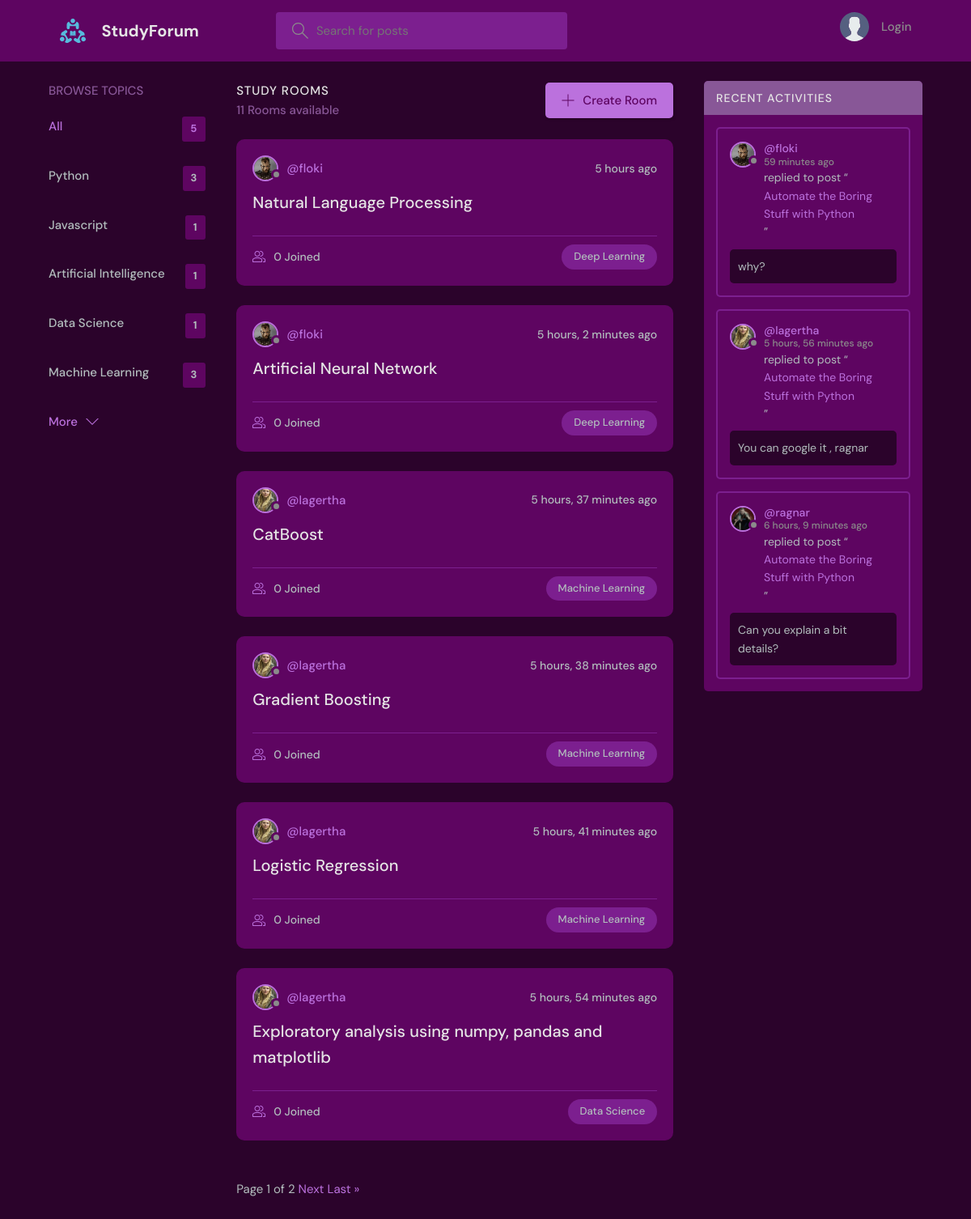
The page / on the database its author committed.
### base/models.py (models this page shows, shortened)
class Topic(models.Model):
    name = models.CharField(max_length=200)

class Room(models.Model):
    host = models.ForeignKey(User, on_delete=models.SET_NULL, null=True)
    topic = models.ForeignKey(Topic, on_delete=models.SET_NULL, null=True)
    name = models.CharField(max_length=200)
    description = models.TextField(null=True, blank=True)
    participants = models.ManyToManyField(
        User, related_name='participants', blank=True)
    updated = models.DateTimeField(auto_now=True)
    created = models.DateTimeField(auto_now_add=True)
    class Meta:
        ordering = ['-updated', '-created']
    def __str__(self):
        return self.name

class Message(models.Model):
    user = models.ForeignKey(User, on_delete=models.CASCADE)
    room = models.ForeignKey(Room, on_delete=models.CASCADE)
    body = models.TextField()
    updated = models.DateTimeField(auto_now=True)
    created = models.DateTimeField(auto_now_add=True)
    class Meta:
        ordering = ['-updated', '-created']

### user/models.py (models this page shows)
class CustomUser(AbstractUser):
    name = models.CharField(max_length=200, null=True)
    email = models.EmailField(unique=True, null=True)
    bio = models.TextField(null=True)
    avatar = models.ImageField(null=True, default="avatar.svg")
    USERNAME_FIELD = 'email'
    REQUIRED_FIELDS = []

### base/views.py (the view)
# urls.py: path('', views.home, name="home"),
def home(request):
    q = request.GET.get('q') if request.GET.get('q') != None else ''
    rooms_ = Room.objects.filter(
        Q(topic__name__icontains=q) |
        Q(name__icontains=q) |
        Q(description__icontains=q)
    )
    p = Paginator(
        Room.objects.filter(
        Q(topic__name__icontains=q) |
        Q(name__icontains=q) |
        Q(description__icontains=q)
        ),
        6
    )
    page = request.GET.get('page')
    rooms = p.get_page(page)
    topics = Topic.objects.all()[0:5]
    room_count = rooms_.count()
    room_messages = Message.objects.filter(
        Q(room__topic__name__icontains=q))[0:3]
    context = {'rooms': rooms, 'topics': topics,
               'room_count': room_count, 'room_messages': room_messages}
    return render(request, 'base/home.html', context)

### base/templates/base/home.html (shortened to what this page needs)
{% extends 'base/main.html' %}
{% block content %}
<main class="layout layout--3">
  <div class="container">
    {% include 'base/topics_component.html' %}
    <div class="roomList">
      <div class="roomList__header">
        <div>
          <h2>Study Rooms</h2>
          <p>{{room_count}} Rooms available</p>
        </div>
        <a class="btn btn--main" href="{% url 'create-room' %}">
          <svg version="1.1" xmlns="http://www.w3.org/2000/svg" width="32" height="32" viewBox="0 0 32 32">
            <title>add</title>
            <path
              d="M16.943 0.943h-1.885v14.115h-14.115v1.885h14.115v14.115h1.885v-14.115h14.115v-1.885h-14.115v-14.115z">
            </path>
          </svg>
          Create Room
        </a>
      </div>
      {% include 'base/feed_component.html' %}
    </div>
    {% include 'base/activity_component.html' %}
  </div>
</main>
{% endblock %}

### base/templates/base/topics_component.html
<div class="topics">
    <div class="topics__header">
        <h2>Browse Topics</h2>
    </div>
    <ul class="topics__list">
        <li>
            <a href="{% url 'home' %}" class="active">All <span>{{topics.count}}</span></a>
        </li>
        {% for topic in topics %}
        <li>
            <a href="{% url 'home' %}?q={{topic.name}}">{{topic.name}}<span>{{topic.room_set.all.count}}</span></a>
        </li>
        {% endfor %}
    </ul>
    <a class="btn btn--link" href="{% url 'topics' %}">
        More
        <svg version="1.1" xmlns="http://www.w3.org/2000/svg" width="32" height="32" viewBox="0 0 32 32">
            <title>chevron-down</title>
            <path d="M16 21l-13-13h-3l16 16 16-16h-3l-13 13z"></path>
        </svg>
    </a>
</div>

### base/templates/base/feed_component.html (shortened to what this page needs)
{% for room in rooms %}
<div class="roomListRoom">
    <div class="roomListRoom__header">
        <a href="{% url 'user-profile' room.host.id %}" class="roomListRoom__author">
            <div class="avatar avatar--small">
                <img src="{{room.host.avatar.url}}" />
            </div>
            <span>@{{room.host.username}}</span>
        </a>
        <div class="roomListRoom__actions">
            <span>{{room.created|timesince}} ago</span>
        </div>
    </div>
    <div class="roomListRoom__content">
        <a href="{% url 'room' room.id %}">{{room.name}}</a>
    </div>
    <div class="roomListRoom__meta">
        <a href="{% url 'room' room.id %}" class="roomListRoom__joined">
            {{room.participants.all.count}} Joined
        </a>
        <p class="roomListRoom__topic">{{room.topic.name}}</p>
    </div>
</div>
{% endfor %}
<br>
{% if rooms %}
    <div>
        Page {{ rooms.number }} of {{ rooms.paginator.num_pages }}
        {% if rooms.has_next %}
            <a href="?page={{rooms.next_page_number}}">Next</a>
            <a href="?page={{rooms.paginator.num_pages}}">Last &raquo</a>
        {% endif %}
    </div>
{% endif %}
<br><br>

### base/templates/base/activity_component.html (shortened to what this page needs)
<div class="activities">
    <div class="activities__header">
        <h2>Recent Activities</h2>
    </div>
    {% for message in room_messages %}
    <div class="activities__box">
        <div class="activities__boxHeader roomListRoom__header">
            <a href="{% url 'user-profile' message.user.id %}" class="roomListRoom__author">
                <div class="avatar avatar--small">
                    <img src="{{message.user.avatar.url}}" />
                </div>
                <p>
                    @{{message.user.username}}
                    <span>{{message.created|timesince}} ago</span>
                </p>
            </a>
        </div>
        <div class="activities__boxContent">
            <p>replied to post “<a href="{% url 'room' message.room.id %}">{{message.room}}</a>”</p>
            <div class="activities__boxRoomContent">{{message.body}}</div>
        </div>
    </div>
    {% endfor %}
</div>

### rows shown on the page
Topic: name "Python", room_set.all.count "3"
Topic: name "Javascript", room_set.all.count "1"
Topic: name "Artificial Intelligence", room_set.all.count "1"
Topic: name "Data Science", room_set.all.count "1"
Topic: name "Machine Learning", room_set.all.count "3"
Room: host.avatar (picture), host.username "floki", created "5 hours", name "Natural Language Processing", participants.all.count "0", topic.name "Deep Learning"
Room: host.avatar (picture), host.username "floki", created "5 hours, 2 minutes", name "Artificial Neural Network", participants.all.count "0", topic.name "Deep Learning"
Room: host.avatar (picture), host.username "lagertha", created "5 hours, 37 minutes", name "CatBoost", participants.all.count "0", topic.name "Machine Learning"
Room: host.avatar (picture), host.username "lagertha", created "5 hours, 38 minutes", name "Gradient Boosting", participants.all.count "0", topic.name "Machine Learning"
Room: host.avatar (picture), host.username "lagertha", created "5 hours, 41 minutes", name "Logistic Regression", participants.all.count "0", topic.name "Machine Learning"
Room: host.avatar (picture), host.username "lagertha", created "5 hours, 54 minutes", name "Exploratory analysis using numpy, pandas and matplotlib", participants.all.count "0", topic.name "Data Science"
Message: user.avatar (picture), user.username "floki", created "59 minutes", room "Automate the Boring Stuff with Python", body "why?"
Message: user.avatar (picture), user.username "lagertha", created "5 hours, 56 minutes", room "Automate the Boring Stuff with Python", body "You can google it , ragnar"
Message: user.avatar (picture), user.username "ragnar", created "6 hours, 9 minutes", room "Automate the Boring Stuff with Python", body "Can you explain a bit details?"

### other values the page prints
{{ topics.count }} "5"
{{ room_count }} "11"
{{ rooms.number }} "1"
{{ rooms.paginator.num_pages }} "2"
